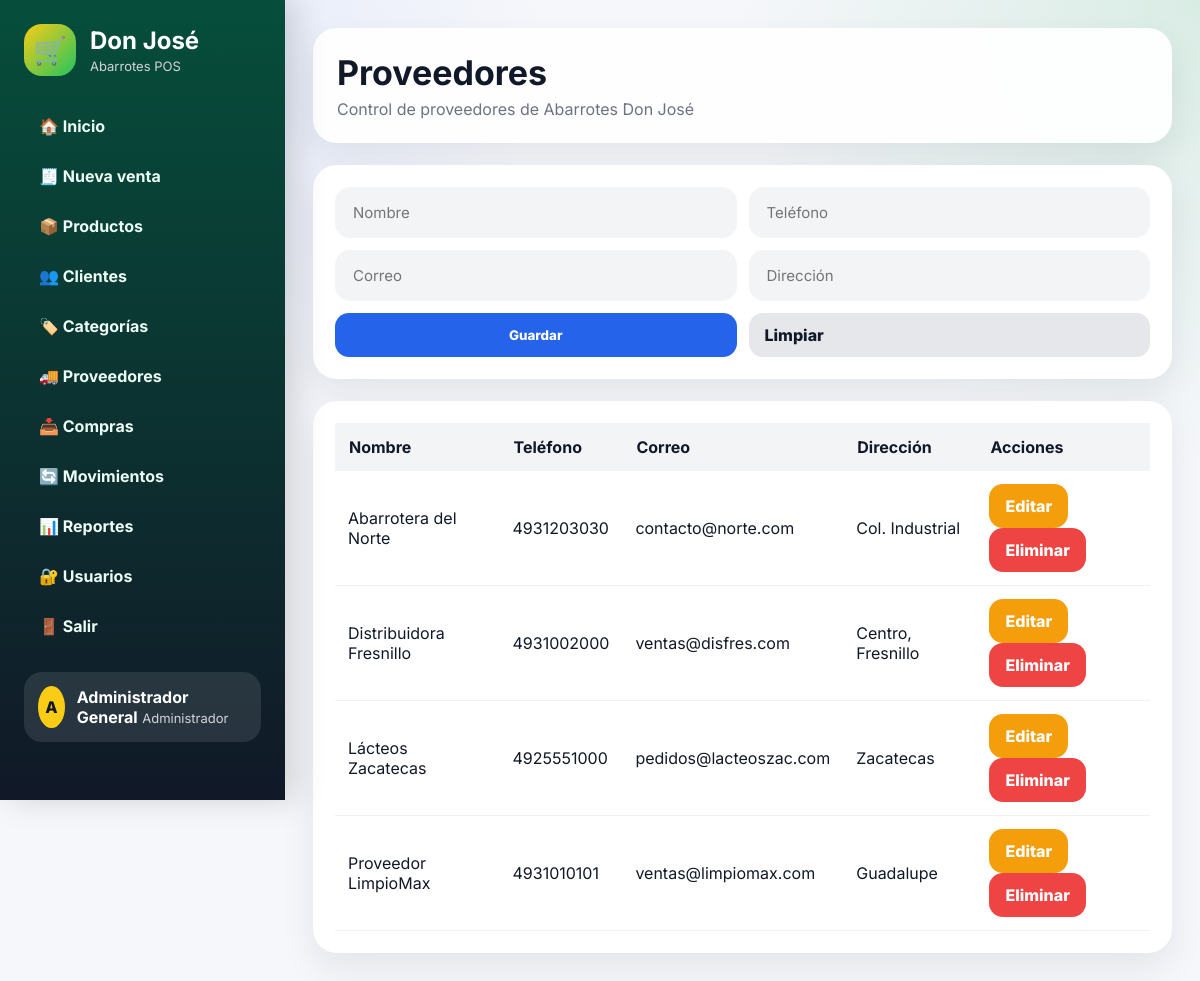
/proveedores.php (signed in), run on the app's committed database.
### tables this page shows
CREATE TABLE proveedores (
    id_proveedor INT AUTO_INCREMENT PRIMARY KEY,
    nombre VARCHAR(100) NOT NULL,
    telefono VARCHAR(20),
    correo VARCHAR(100),
    direccion VARCHAR(200)
);

### proveedores.php (the view, shortened to what this page needs)
<?php
include "auth.php"; include "config/conexion.php"; $mensaje="";
$editar=null; if(isset($_GET["editar"])){ $id=$_GET["editar"]; $editar=$conn->query("SELECT * FROM proveedores WHERE id_proveedor=$id")->fetch_assoc(); }
$datos=$conn->query("SELECT * FROM proveedores ORDER BY nombre");
?>
<!DOCTYPE html><html lang="es"><head><meta charset="UTF-8"><title>Proveedores</title><link rel="stylesheet" href="assets/css/estilos.css"></head><body><?php include "menu.php"; ?><main class="main">
<header class="topbar"><div><h1>Proveedores</h1><p>Control de proveedores de Abarrotes Don José</p></div></header>
<section class="panel"><form method="POST" class="form-grid">
<input name="nombre" placeholder="Nombre" required value="<?php echo $editar["nombre"] ?? ""; ?>">
<input name="telefono" placeholder="Teléfono" value="<?php echo $editar["telefono"] ?? ""; ?>">
<input name="correo" placeholder="Correo" value="<?php echo $editar["correo"] ?? ""; ?>">
<input name="direccion" placeholder="Dirección" value="<?php echo $editar["direccion"] ?? ""; ?>">
<button name="guardar">Guardar</button><a class="btn-secundario" href="proveedores.php">Limpiar</a>
</form></section>
<section class="panel"><table><thead><tr><th>Nombre</th><th>Teléfono</th><th>Correo</th><th>Dirección</th><th>Acciones</th></tr></thead><tbody><?php while($r=$datos->fetch_assoc()){ ?><tr><td><?php echo $r["nombre"]; ?></td><td><?php echo $r["telefono"]; ?></td><td><?php echo $r["correo"]; ?></td><td><?php echo $r["direccion"]; ?></td><td><a class="btn-editar" href="?editar=<?php echo $r["id_proveedor"]; ?>">Editar</a> <a class="btn-eliminar" onclick="return confirm('¿Eliminar?')" href="?eliminar=<?php echo $r["id_proveedor"]; ?>">Eliminar</a></td></tr><?php } ?></tbody></table></section>
</main></body></html>

### assets/css/estilos.css (style rules this page uses)
:root { --fondo:#f6f7fb;--oscuro:#111827;--gris:#6b7280;--borde:#e5e7eb;--azul:#2563eb;--verde:#16a34a;--rojo:#ef4444;--naranja:#f59e0b;--morado:#7c3aed;--rosa:#db2777;--sombra:0 15px 35px rgba(17,24,39,.08) }
* { box-sizing:border-box;font-family:'Inter',Arial,sans-serif }
body { margin:0;background:radial-gradient(circle at top left,rgba(37,99,235,.12),transparent 35%),radial-gradient(circle at top right,rgba(22,163,74,.13),transparent 30%),var(--fondo);color:var(--oscuro) }
.main { margin-left:285px;width:calc(100% - 285px);padding:28px }
.topbar { background:rgba(255,255,255,.94);padding:24px;border-radius:24px;box-shadow:var(--sombra);display:flex;justify-content:space-between;align-items:center;margin-bottom:22px }
.topbar h1 { margin:0;font-size:34px }
.topbar p { margin:6px 0 0;color:var(--gris) }
.panel { background:white;border-radius:24px;box-shadow:var(--sombra);padding:22px;margin-bottom:22px;overflow:auto }
button,.btn-rojo,.btn-secundario,.btn-editar,.btn-eliminar { border:none;cursor:pointer;border-radius:14px;padding:12px 16px;background:var(--azul);color:white;font-weight:800;text-decoration:none;display:inline-block }
.btn-rojo,.btn-eliminar { background:var(--rojo) }
.btn-secundario { background:#e5e7eb;color:#111827 }
.btn-editar { background:var(--naranja) }
input,select { padding:14px 16px;border:2px solid transparent;outline:none;border-radius:15px;background:#f3f4f6;font-size:15px }
.form-grid { display:grid;grid-template-columns:repeat(4,1fr);gap:12px }
table { width:100%;border-collapse:collapse }
th { background:#f3f4f6;text-align:left;padding:14px }
td { padding:13px;border-bottom:1px solid #edf2f7 }
@media (max-width:1250px) { .form-grid { grid-template-columns:1fr 1fr } }

### data on the page
proveedores: nombre "Abarrotera del Norte", telefono "4931203030", correo "contacto@norte.com", direccion "Col. Industrial"
proveedores: nombre "Distribuidora Fresnillo", telefono "4931002000", correo "ventas@disfres.com", direccion "Centro, Fresnillo"
proveedores: nombre "Lácteos Zacatecas", telefono "4925551000", correo "pedidos@lacteoszac.com", direccion "Zacatecas"
proveedores: nombre "Proveedor LimpioMax", telefono "4931010101", correo "ventas@limpiomax.com", direccion "Guadalupe"

### other printed values
substr($_SESSION["nombre"],0,1) "A"
$_SESSION["nombre"] "Administrador General"
$_SESSION["rol"] "Administrador"
